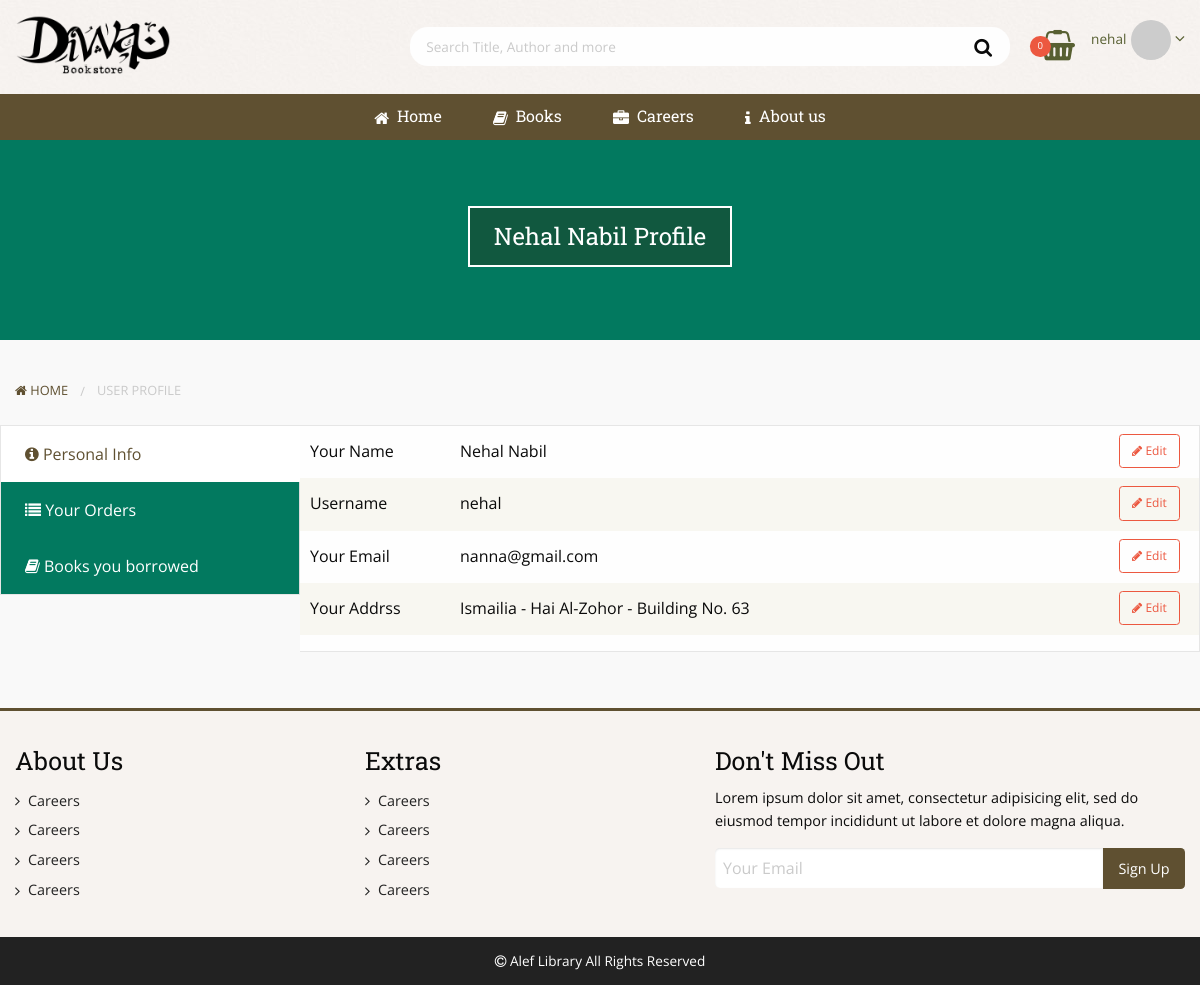
Screenshot of /user-profile.php (signed in) with the database file from the repository.
### tables this page shows
CREATE TABLE IF NOT EXISTS `users` (
  `id` int(11) NOT NULL AUTO_INCREMENT,
  `f_name` varchar(20) NOT NULL,
  `l_name` varchar(20) NOT NULL,
  `username` varchar(50) NOT NULL,
  `mail` varchar(100) NOT NULL,
  `password` varchar(40) NOT NULL,
  `tel` varchar(20) NOT NULL,
  `area` varchar(50) NOT NULL,
  `street` varchar(100) NOT NULL,
  `building` varchar(50) NOT NULL,
  `status` varchar(20) NOT NULL,
  PRIMARY KEY (`id`),
  UNIQUE KEY `username` (`username`),
  UNIQUE KEY `mail` (`mail`)
);

### user-profile.php (the view, shortened to what this page needs)
<?php
include ("manager/includes/config.php");
include ("manager/includes/login.php");
?>
<!doctype html>
<html class="no-js" lang="en">
<head>
  <link rel="stylesheet" href="https://maxcdn.bootstrapcdn.com/font-awesome/4.5.0/css/font-awesome.min.css">
  <link rel="stylesheet" type="text/css" href="http://cdn.jsdelivr.net/jquery.slick/1.5.9/slick.css" />
  <link rel="stylesheet" type="text/css" href="https://cdnjs.cloudflare.com/ajax/libs/slick-carousel/1.5.9/slick-theme.min.css" />
  <link rel="stylesheet" href="css/app.css">
</head>
<body>
  <div class="off-canvas-wrapper">
    <div class="off-canvas-wrapper-inner" data-off-canvas-wrapper>
      <div class="off-canvas-content" data-off-canvas-content>
        <header id="mainHeader">
          <div class="logoContainer">
            <div class="row">
              <div class="small-12 medium-2 column">
                <div id="logoWrap">
                  <a id="logo" href="/" title="Home Page"><img src="img/logo.png" alt="Bookstore Logo"></a>
                </div>
              </div>
              <div class="small-12 medium-10 column">
                <div class="loginSection" id="loginSection" data-toggler=".show">
                  <form id="search-form" name="search-form" action="">
                    <input type="search" placeholder="Search Title, Author and more" />
                    <button type="button" name="search-submit">
                      <i class="fa fa-search"></i>
                    </button>
                  </form>
                  <a href="#" class="cart">
             <?php
					if (isset($_SESSION['user'])){
						$query="SELECT * FROM users WHERE mail = '$_SESSION[user]'";
						$result= mysqli_query($db_conn, $query) or die("Invalid query");
						$row = mysqli_fetch_array($result);
						$queries="SELECT * FROM cart WHERE user_id = '$row[id]'";
						$res= mysqli_query($db_conn, $queries) or die("Invalid query");
						$count=mysqli_num_rows($res);
						?>
              <span class="alert badge"><?php echo $count; ?></span>
              <i class="fa fa-shopping-basket"></i>
              <?php } ?>
            </a>
            <?php
			  if (!isset($_SESSION['user'])){
			?>
            <a href="#" class="hollow small button user-logIn" data-toggle="login-dropdown">
              <i class="fa fa-sign-in"></i> Login
            </a>
            <div class="dropdown-pane" id="login-dropdown" data-options="closeOnClick: true;" data-dropdown data-auto-focus="false">
              <div class="facebook-login">
                <a href="#" class="hollow small button expanded"> <i class="fa fa-facebook"></i> Facebook Login</a>
              </div>
              <span class="or"><strong>OR</strong></span>
              <form name="login-form" action="<?php $_SERVER['PHP_SELF']?>" method="post" data-abide novalidate>
                      <div class="row">
                        <div class="small-12 columns">
                          <label for="login-username">
                            Email
                          </label>
                          <input id="login-username" type="email" name="mail" required pattern="email">
                          <span class="form-error">
                            Type Your Email
                          </span>
                        </div>
                        <div class="small-12 columns">
                          <label for="login-password">Password</label>
                          <input id="login-password" type="password" name="pass" required pattern="password">
                          <span class="form-error">
                            Type Your Password
                          </span>
                        </div>
                       <div class="groupInputs">
                    <input type="submit" name="login" value="Login" class="tiny button">
                    <input type="submit" name="signup" value="Register" class="hollow tiny button">
                  </div>
                      </div>
                    </form>
            </div>
            <?php
				}else{
					$query="SELECT * FROM users where mail='$_SESSION[user]'";
					$result= mysqli_query($db_conn, $query) or die("Invalid query");
					$row = mysqli_fetch_array($result);
			  ?>
             <a href="#" class="user-logged" data-toggle="logout-dropdown">
                <span><?php echo $row['username'];?></span>
                <img src="http://placehold.it/40x40" alt="user avatar">
                <i class="fa fa-angle-down"></i>
              </a>
          </div>
           <?php } ?>
                </div>
              </div>
            </div>
            <div class="menuContainer show-for-medium">
              <div class="row">
              </div>
            </div>
          </header>
        <div class="bookSection-image" style="background: #02795F">
          <h1>
            <?php echo ucwords($row['f_name'] ." ". $row['l_name'] ." Profile");?>
          </h1>
        </div>
        <div class="row">
          <div class="small-12 column">
            <nav aria-label="You are here:" role="navigation">
              <ul class="breadcrumbs">
                <li><a href="index.php"><i class="fa fa-home"></i> Home</a></li>
                <li class="disabled">User Profile</li>
              </ul>
            </nav>
          </div>
        </div>
        <div class="row collapse">
          <div class="medium-3 column">
            <ul class="tabs vertical admin-tabs" id="user-data" data-tabs>
              <li class="tabs-title is-active">
                <a href="#personal-info" aria-selected="true">
                  <i class="fa fa-info-circle"></i>
                   Personal Info
                </a>
              </li>
              <li class="tabs-title">
                <a href="#my-orders"><i class="fa fa-list"></i> Your Orders</a>
              </li>
              <li class="tabs-title">
                <a href="#borrow"><i class="fa fa-book"></i> Books you borrowed</a>
              </li>
            </ul>
          </div>
          <div class="medium-9 column">
            <div class="tabs-content vertical admin-tabs" data-tabs-content="user-data">
              <div class="tabs-panel is-active" id="personal-info">
                <table class="personalInfo-table">
                  <tr>
                    <td width="150">Your Name</td>
                    <td><?php echo ucwords($row['f_name'] ." ". $row['l_name']);?></td>
                    <td width="90" class="edit-info">
                      <a class="small alert hollow radius button" href="#">
                        <i class="fa fa-pencil"></i> Edit
                      </a>
                    </td>
                  </tr>
                  <tr>
                    <td width="150">Username</td>
                    <td><?php echo $row['username']; ?></td>
                    <td width="90" class="edit-info">
                      <a class="small alert hollow radius button" href="#">
                        <i class="fa fa-pencil"></i> Edit
                      </a>
                    </td>
                  </tr>
                  <tr>
                    <td width="150">Your Email</td>
                    <td><?php echo $row['mail']; ?></td>
                    <td width="90" class="edit-info">
                      <a class="small alert hollow radius button" href="#">
                        <i class="fa fa-pencil"></i> Edit
                      </a>
                    </td>
                  </tr>
                  <tr>
                    <td width="150">Your Addrss</td>
                    <td>
                      <?php echo ucwords($row['area'] ." - ". $row['street'] ." - Building no. ". $row['building']);?>
                    </td>
                    <td width="90" class="edit-info">
                      <a class="small alert hollow radius button" href="#">
                        <i class="fa fa-pencil"></i> Edit
                      </a>
                    </td>
                  </tr>
                </table>
              </div>
            </div>
          </div>
        </div>
        <footer class="main-footer">
          <div class="row">
            <div class="medium-7 show-for-medium column">
              <div class="row">
                <div class="medium-6 column">
                  <nav class="footer-links">
                    <h4>About Us</h4>
                    <ul class="menu vertical">
                      <li>
                        <a href="#" title="">
                          <i class="fa fa-angle-right"></i> Careers
                        </a>
                      </li>
                      <li>
                        <a href="#" title="">
                          <i class="fa fa-angle-right"></i> Careers
                        </a>
                      </li>
                      <li>
                        <a href="#" title="">
                          <i class="fa fa-angle-right"></i> Careers
                        </a>
                      </li>
                      <li>
                        <a href="#" title="">
                          <i class="fa fa-angle-right"></i> Careers
                        </a>
                      </li>
                    </ul>
                  </nav>
                </div>
                <div class="medium-6 column">
                  <nav class="footer-links">
                    <h4>Extras</h4>
                    <ul class="menu vertical">
                      <li>
                        <a href="#" title="">
                          <i class="fa fa-angle-right"></i> Careers
                        </a>
                      </li>
                      <li>
                        <a href="#" title="">
                          <i class="fa fa-angle-right"></i> Careers
                        </a>
                      </li>
                      <li>
                        <a href="#" title="">
                          <i class="fa fa-angle-right"></i> Careers
                        </a>
                      </li>
                      <li>
                        <a href="#" title="">
                          <i class="fa fa-angle-right"></i> Careers
                        </a>
                      </li>
                    </ul>
                  </nav>
                </div>
              </div>
            </div>
            <div class="small-12 medium-5 column">
              <div class="newsletters">
                <h4>Don't Miss Out</h4>
                <p>
                  Lorem ipsum dolor sit amet, consectetur adipisicing elit, sed do eiusmod tempor incididunt ut labore et dolore magna aliqua.
                </p>
                <form class="newsletters" action="" method="post" data-abide>
                  <div class="input-group">
                    <input required pattern="email" placeholder="Your Email" class="input-group-field" type="email">
                    <div class="input-group-button">
                      <input type="submit" class="button" value="Sign Up">
                    </div>
                  </div>
                </form>
              </div>
            </div>
          </div>
        </footer>
        <div class="copyright">
          <i class="fa fa-copyright "></i>
          Alef Library All Rights Reserved
        </div>
      </div>
    </div>
  </div>
</body>
</html>

### rows the page displays
users: username "nehal", f_name+l_name "Nehal Nabil Profile", f_name+l_name "Nehal Nabil", mail "nanna@gmail.com", area+street+building "Ismailia - Hai Al-Zohor - Building No. 63"

### other values shown
$count "0"
